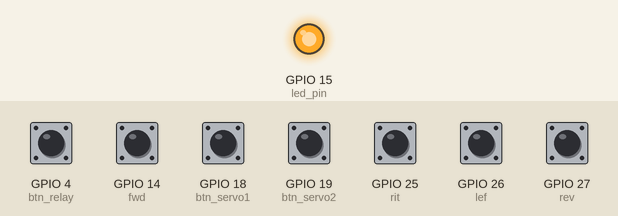
Simulated run of this sketch. Board: ESP32. Parts: output pins drawn as LEDs (lit = HIGH). The test bench sets the inputs (shaded band); at power-on: GPIO 4 (btn_relay), GPIO 14 (fwd), GPIO 18 (btn_servo1), GPIO 19 (btn_servo2), GPIO 25 (rit), GPIO 26 (lef), GPIO 27 (rev) HIGH. What the sketch prints to the serial monitor is not drawn.

Above: at 0.1 s.
Timing chart, 0 to 1.6 s (numbered marks = the images above):
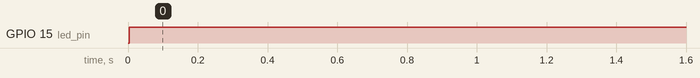

Measured:
- by itself, GPIO 15 (led_pin): LOW → HIGH at 0.00 s

The sketch:

ESP32_pushbutton_ESPNOW_Reciver.ino
```cpp
#include <esp_now.h>
#include <WiFi.h>

// 4 Push Buttons for Robot Control
#define fwd 14
#define rev 27
#define lef 26
#define rit 25

// 3 Push Buttons for INDEPENDENT Control (Toggle Action)
#define btn_servo1 18 // Controls Servo 1
#define btn_servo2 19 // Controls Servo 2
#define btn_relay  4

// Status LED Pin
#define led_pin 15

// NEW MAC ADDRESS (From your Receiver board)
uint8_t broadcastAddress[] = {0xA4, 0xF0, 0x0F, 0x5B, 0x00, 0xD8};

typedef struct struct_message {
  int x;
  int y;
  int swi;     // Now used for the Relay Module
  int front;
  int back;
  int left;
  int right;
  int speed;
} struct_message;
struct_message data;

esp_now_peer_info_t peerInfo;

// ---- TOGGLE STATE VARIABLES ----
bool servo1_state = false; // Keeps track of Servo 1 (ON/OFF)
bool servo2_state = false; // Keeps track of Servo 2 (ON/OFF)
bool relay_state  = false; // Keeps track of Relay Module (ON/OFF)

bool last_btn1_state = HIGH;   // Used to detect button press
bool last_btn2_state = HIGH;   // Used to detect button press
bool last_btn_relay_state = HIGH; // Used to detect button press
// --------------------------------

// NEW CALLBACK SIGNATURE for ESP32 Core 3.x
void OnDataSent(const wifi_tx_info_t *tx_info, esp_now_send_status_t status) {
  if (status == ESP_NOW_SEND_SUCCESS) {
    digitalWrite(led_pin, HIGH);
  } else {
    digitalWrite(led_pin, LOW);
  }
}

void setup() {
  Serial.begin(115200);
  WiFi.mode(WIFI_STA);

  // Setup the Status LED
  pinMode(led_pin, OUTPUT);
  digitalWrite(led_pin, LOW);

  if (esp_now_init() != ESP_OK) {
    Serial.println("Error initializing ESP-NOW");
    return;
  }

  esp_now_register_send_cb(OnDataSent);

  memcpy(peerInfo.peer_addr, broadcastAddress, 6);
  peerInfo.channel = 0;
  peerInfo.encrypt = false;

  if (esp_now_add_peer(&peerInfo) != ESP_OK){
    Serial.println("Failed to add peer");
    return;
  }

  // Setup Movement Button Pins
  pinMode(fwd, INPUT_PULLUP);
  pinMode(rev, INPUT_PULLUP);
  pinMode(lef, INPUT_PULLUP);
  pinMode(rit, INPUT_PULLUP);

  // Setup Toggle Button Pins
  pinMode(btn_servo1, INPUT_PULLUP);
  pinMode(btn_servo2, INPUT_PULLUP);
  pinMode(btn_relay, INPUT_PULLUP);
}

void loop() {

  // 1. Read the 4 movement buttons
  data.front = digitalRead(fwd);
  data.back  = digitalRead(rev);
  data.left  = digitalRead(lef);
  data.right = digitalRead(rit);

  // 2. Read the Buttons for TOGGLE action
  bool current_btn1 = digitalRead(btn_servo1);
  bool current_btn2 = digitalRead(btn_servo2);
  bool current_btn_relay = digitalRead(btn_relay);

  // If Button 1 is pressed (changed from HIGH to LOW) -> Toggle Servo 1
  if (current_btn1 == LOW && last_btn1_state == HIGH) {
    servo1_state = !servo1_state;
  }

  // If Button 2 is pressed (changed from HIGH to LOW) -> Toggle Servo 2
  if (current_btn2 == LOW && last_btn2_state == HIGH) {
    servo2_state = !servo2_state;
  }

  // If Relay Button is pressed (changed from HIGH to LOW) -> Toggle Relay
  if (current_btn_relay == LOW && last_btn_relay_state == HIGH) {
    relay_state = !relay_state;
  }

  // Save the button states for the next loop
  last_btn1_state = current_btn1;
  last_btn2_state = current_btn2;
  last_btn_relay_state = current_btn_relay;

  // 3. Assign to data structure (Sends 1 if state is true, 0 if false)
  data.x   = servo1_state ? 1 : 0; // x controls Servo 1
  data.y   = servo2_state ? 1 : 0; // y controls Servo 2
  data.swi = relay_state  ? 1 : 0; // swi controls Relay Module

  // 4. Set unused variables
  data.speed = 255; // Maximum speed

  // Print values to Serial Monitor for testing
  Serial.print("Fwd:"); Serial.print(data.front);
  Serial.print(" Rev:"); Serial.print(data.back);
  Serial.print(" Lef:"); Serial.print(data.left);
  Serial.print(" Rit:"); Serial.print(data.right);
  Serial.print(" | Servo1 (x):"); Serial.print(data.x);
  Serial.print(" | Servo2 (y):"); Serial.print(data.y);
  Serial.print(" | Relay (swi):"); Serial.println(data.swi);

  // Send the data package over Wi-Fi
  esp_now_send(broadcastAddress, (uint8_t *) &data, sizeof(data));

  // A 50ms delay acts as "debounce" so the button doesn't accidentally trigger twice
  delay(50);
}
```
